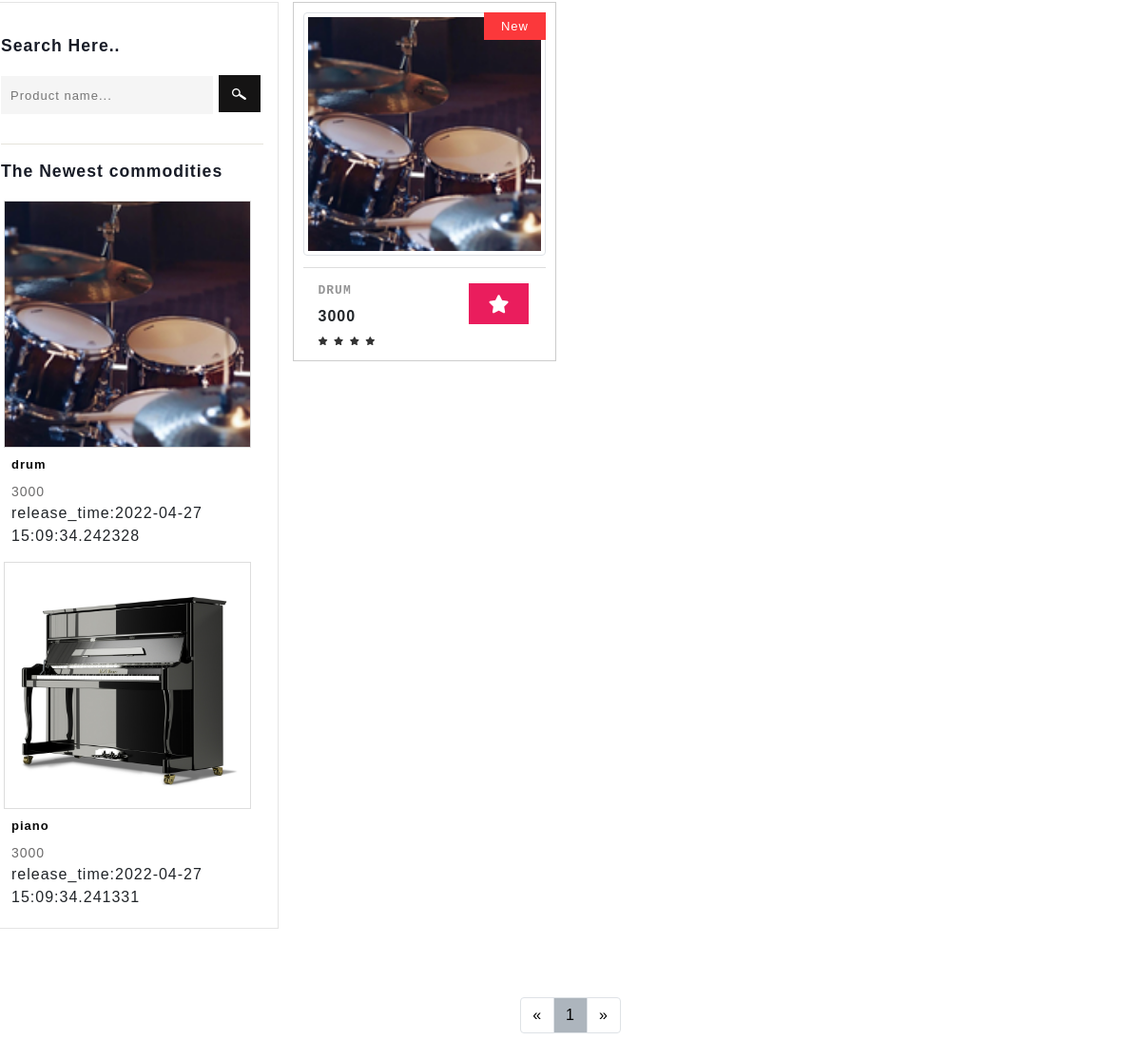
Page /product?type=1 (middle part) on the earlier database version.
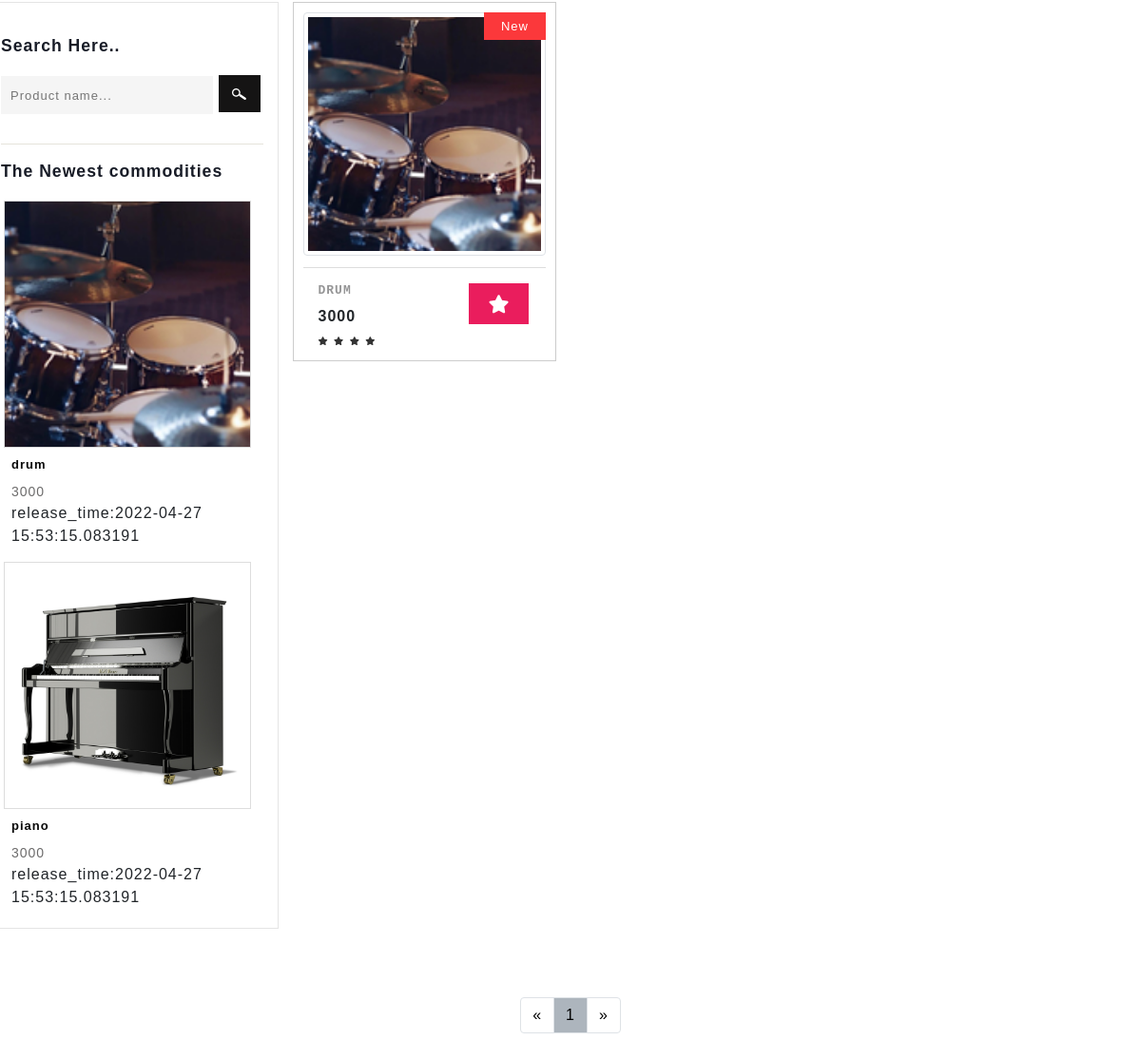
Same page on the later database version.
### app/models.py (models this page shows)
class Commodity(db.Model):
    __tablename__ = "commodity"
    __table_args__ = {'extend_existing': True}
    id = db.Column(db.Integer, primary_key=True, autoincrement=True)
    commodity_name = db.Column(db.String(32), nullable=False)
    release_time = db.Column(db.DateTime, default=datetime.now)
    cargo_quantity = db.Column(db.Integer, nullable=False)
    pic_path = db.Column(db.String(64), nullable=True)
    price = db.Column(db.Integer, nullable=False)
    introduction = db.Column(db.String(64), nullable=True)
    type = db.Column(db.String(32), nullable=False)
    collect_num = db.Column(db.Integer, default=0)
    is_collect = db.Column(db.Boolean, default=False, nullable=False)

### app/routes.py (the view)
@app.route('/product')
def product():
    types = request.args.get('type', None)
    if not types:
        return redirect(url_for('base'))
    if not all_type[types]:
        return redirect(url_for('base'))
    page = request.args.get('page', 1, type=int)
    products = Commodity.query.filter_by(type=all_type[types]).paginate(page,
                                                                        per_page=5,
                                                                        error_out=False)
    user_id = session.get('uid')
    for commodity in products.items:
        collections = Collections.query.filter_by(user_id=user_id, commodity_id=commodity.id).first()
        if collections:
            commodity.is_collected = True
        else:
            commodity.is_collected = False
    if islogined():
        authority = session.get('authority')
        user_icon = setIcon()
    else:
        authority = 0
        user_icon = 'NULL'
    new_commodities = Commodity.query.order_by(Commodity.id.desc()).all()[0:5]
    return render_template('product.html', islogin=islogined(), products=products, types=all_type,
                           type_value=all_type.values(),
                           authority=authority, new_commodities=new_commodities, icon=user_icon, type=types,
                           user_id=user_id)

### app/functions.py (called while the page is built)
def islogined():
    if session.get('USERNAME'):
        return True
    else:
        return False

### app/templates/product.html (shortened to what the changed rows need)
{% extends "base.html" %}
{% block content %}
    <link href="../static/css/paginationbar.css" rel='stylesheet' type='text/css' media="all">
    <link href="../static/css/bootstrap.min.css" rel="stylesheet" type="text/css" media="all">
    <link href="../static/css/fontawesome-all.min.css" rel="stylesheet" type="text/css" media="all">
    <link rel="stylesheet" href="../static/css/shop.css" type="text/css">
    <link rel="stylesheet" type="text/css" href="../static/css/jquery-ui1.css">
    <link href="../static/css/style.css" rel='stylesheet' type='text/css' media="all">
    <section class="contact py-lg-4 py-md-3 py-sm-3 py-3">
        <div class="container-fluid py-lg-5 py-md-4 py-sm-4 py-3">
            <div class="row">
                <div class="side-bar col-lg-3">
                    <div class="deal-leftmk left-side">
                        {% for commodity in new_commodities %}
                            <div class="row special-sec1">
                                <div class="col-xs-4 img-deals">
                                    <img src="{{ commodity.pic_path }}" alt="" class="img-fluid">
                                </div>
                                <div class="col-xs-8 img-deal1">
                                    <h3>{{ commodity.commodity_name }}</h3>
                                    <a href="single/{{ commodity.id }}">{{ commodity.price }}</a><br>
                                    <span>release_time:{{ commodity.release_time }}</span>
                                </div>
                            </div>
                        {% endfor %}
                    </div>
                </div>
                <div class="left-ads-display col-lg-9">
                    {% for product in products.items %}
                        <div class="row">
                            <div class="col-lg-4 col-md-6 col-sm-6 product-men women_two">
                                <div class="product-toys-info">
                                    <div class="men-pro-item">
                                        <div class="men-thumb-item">
                                            <img src="{{ product.pic_path }}" class="img-thumbnail img-fluid" alt="">
                                            <span class="product-new-top">New</span>
                                        </div>
                                        <div class="item-info-product">
                                            <div class="info-product-price">
                                                <div class="grid_meta">
                                                    <div class="product_price">
                                                        <h4>
                                                            <a href="single/{{ product.id }}">{{ product.commodity_name }}</a>
                                                        </h4>
                                                        <div class="grid-price mt-2">
                                                            <span class="money ">{{ product.price }}</span>
                                                        </div>
                                                    </div>
                                                    <ul class="stars">
                                                        <li>
                                                            <a href="#">
                                                                <i class="fas fa-star"></i>
                                                            </a>
                                                        </li>
                                                        <li>
                                                            <a href="#">
                                                                <i class="fas fa-star"></i>
                                                            </a>
                                                        </li>
                                                        <li>
                                                            <a href="#">
                                                                <i class="fas fa-star"></i>
                                                            </a>
                                                        </li>
                                                        <li>
                                                            <a href="#">
                                                                <i class="fas fa-star"></i>
                                                            </a>
                                                        </li>
                                                    </ul>
                                                </div>
                                                <div class="toys single-item hvr-outline-out">
                                                    <button id="button_collect{{ product.id }}"
                                                            class="toys-cart ptoys-cart"
                                                            {% if product.is_collected %}
                                                            style="background: rgb(255, 193, 7)"
                                                            {% else %}
                                                            style="background: #ea1d5d"
                                                            {% endif %}
                                                            onclick=collect("{{ product.id }}")>
                                                        <i class="fas fa-star"></i>
                                                    </button>
                                                </div>
                                            </div>
                                        </div>
                                    </div>
                                </div>
                            </div>
                        </div>
                    {% endfor %}
                </div>
            </div>
        </div>
    </section>
{% endblock %}

Differences in the rows shown:
changed Commodity "drum": release_time "2022-04-27 15:09:34.242328" → "2022-04-27 15:53:15.083191"
changed Commodity "piano": release_time "2022-04-27 15:09:34.241331" → "2022-04-27 15:53:15.083191"
